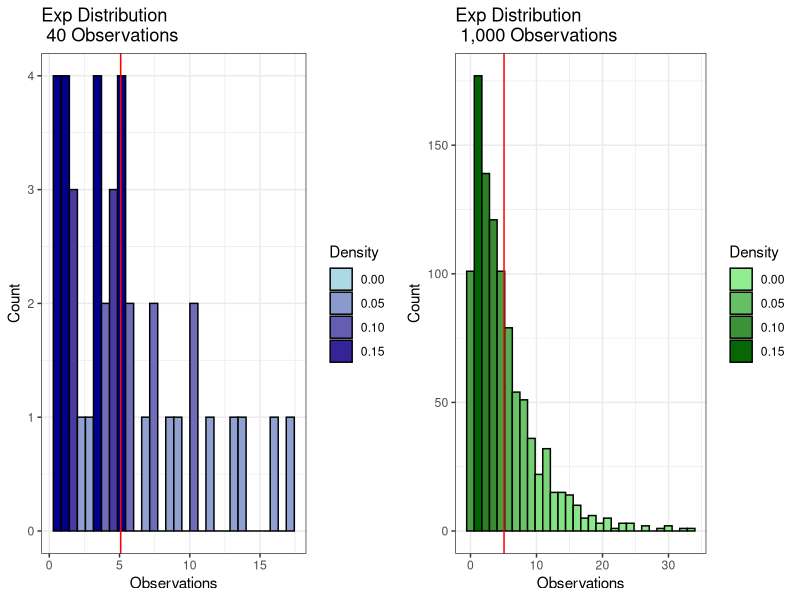
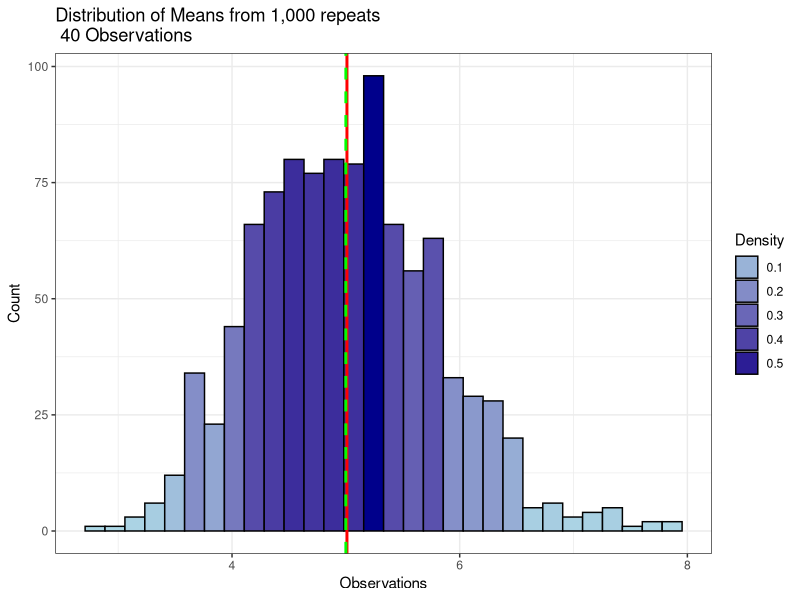
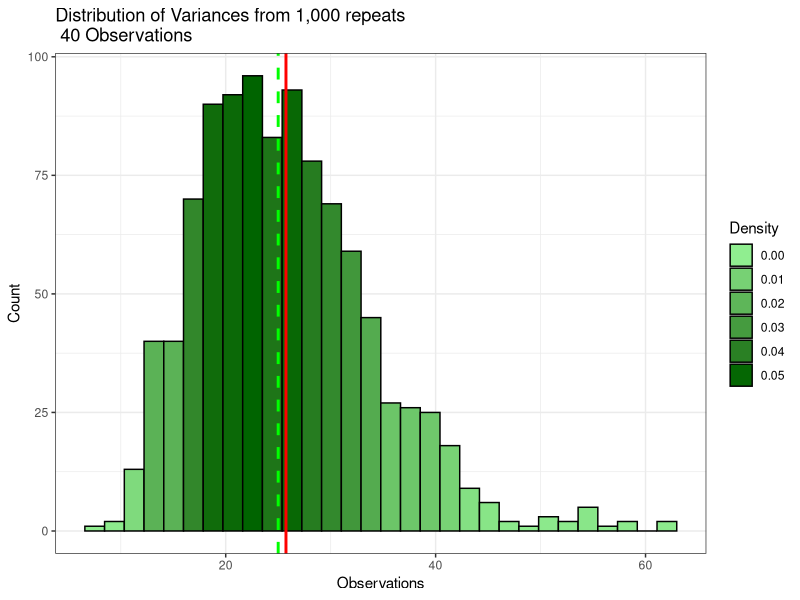
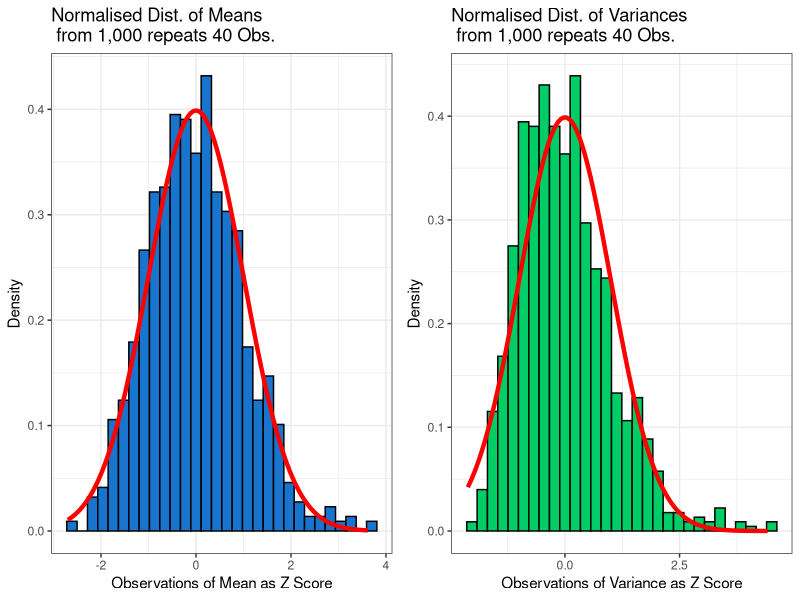
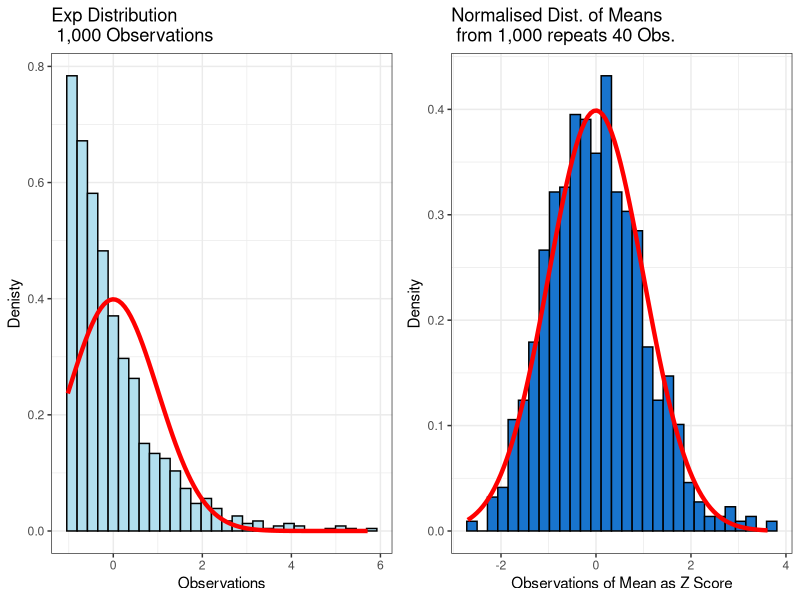

These charts were generated, in order, by the following R code:
## ---- chunk 1
library (ggplot2)
require(gridExtra)

lambda <- 0.2
expeg <- data.frame(matrix(rexp(1040, rate=lambda), 1040, 1),c(rep("40 Observations",40),rep("1,000 Observations",1000)))
colnames(expeg) <- c("Observations", "Dataset")

x1 <- expeg[which(expeg$Dataset=='40 Observations'),]
x2 <- expeg[which(expeg$Dataset=='1,000 Observations'),]

p1 <- qplot( x=x1$Observations, data=x1)+
        geom_histogram(colour="black",  aes(fill =..density..))+
        scale_fill_gradient("Count", low = "lightblue", high = "darkblue",guide = guide_legend(title = "Density"))+
        labs(title="Exp Distribution \n 40 Observations", x="Observations", y="Count")+
        geom_vline(xintercept=mean(expeg$Observations), colour="red")+
        theme_bw()
p2 <- qplot( x=x2$Observations, data=x2)+
        geom_histogram(colour="black",  aes(fill =..density..))+
        scale_fill_gradient("Count", low = "lightgreen", high = "darkgreen",guide = guide_legend(title = "Density"))+
        labs(title="Exp Distribution \n 1,000 Observations", x="Observations", y="Count")+
        geom_vline(xintercept=mean(expeg$Observations), colour="red")+
        theme_bw()

grid.arrange(p1, p2, ncol=2)

## ---- chunk 2
library (plyr)
means<- ddply(expeg, "Dataset", function(x) mean(x$Observations))

## ---- chunk 3
# Generate a vector of 1,000 means of each random generation of 40 observations for the exponential distribution
mns = NULL
for (i in 1 : 1000) mns = c(mns, mean(rexp(40, rate=lambda)))

# Generate a vector of 1,000 variances of each random generation of 40 observations for the exponential distribution
vars = mns^2

data<-as.data.frame(cbind(mns, vars))
colnames(data) <- c("Means", "Variances")


## ---- chunk 4
pmean <- ggplot(data=data, aes(x=Means))
pmean   +
        geom_histogram(colour="black",  aes(fill =..density..))+
        scale_fill_gradient("Count", low = "lightblue", high = "darkblue",guide = guide_legend(title = "Density"))+
        labs(title="Distribution of Means from 1,000 repeats \n 40 Observations", x="Observations", y="Count")+
        geom_vline(xintercept=mean(data$Means), colour="red", lty=1, lwd=1)+
        geom_vline(xintercept=5, colour="green", lty=2, lwd=1)+
        theme_bw()


## ---- chunk 5
pmean <- ggplot(data=data, aes(x=Variances))
pmean   +
        geom_histogram(colour="black",  aes(fill =..density..))+
        scale_fill_gradient("Count", low = "lightgreen", high = "darkgreen",guide = guide_legend(title = "Density"))+
        labs(title="Distribution of Variances from 1,000 repeats \n 40 Observations", x="Observations", y="Count")+
        geom_vline(xintercept=mean(data$Variances), colour="red", lty=1, lwd=1)+
        geom_vline(xintercept=25, colour="green", lty=2, lwd=1)+
        theme_bw()


## ---- chunk 6
# Generate Z scores for means
n <- length(data$Means)
mean <- mean (data$Means)
sdmean <- sd (data$Means)

data$meansZ<-((data$Means - mean)/sdmean)

# Generate Z scores for variances
n <- length(data$Variances)
meanV <- mean (data$Variances)
sdV <- sd (data$Variances)

data$variancesZ<-(data$Variances - meanV)/sdV

## ---- chunk 7
pmeanN <- ggplot(data=data, aes(x=meansZ))
p3 <- pmeanN   +
        geom_histogram(aes(y =..density..), colour="black", fill="dodgerblue3")+
        labs(title="Normalised Dist. of Means \n from 1,000 repeats 40 Obs.", x="Observations of Mean as Z Score", y="Density")+
        stat_function(fun = dnorm, colour="red", lwd=1.5)+
        theme_bw()

pvarN <- ggplot(data=data, aes(x=variancesZ))
p4 <- pvarN   +
        geom_histogram(aes(y =..density..), colour="black", fill="springgreen3")+
        labs(title="Normalised Dist. of Variances \n from 1,000 repeats 40 Obs.", 
             x="Observations of Variance as Z Score", y="Density")+
        stat_function(fun = dnorm, colour="red", lwd=1.5)+
        theme_bw()

grid.arrange(p3, p4, ncol=2)
## ---- chunk 8
# Generate Z scores for 1,000 observations
nobs <- length(x2$Observations)
meanobs <- mean (x2$Observations)
sdmeanobs <- sd (x2$Observations)

x2$ObservationsZ<-((x2$Observations - meanobs)/sdmeanobs)

#1,000 observations from exponential distribution
p1000 <- ggplot(data=x2, aes(x=x2$ObservationsZ))

p5 <- p1000 +
        geom_histogram(aes(y =..density..), colour="black", fill="lightblue2")+
        labs(title="Exp Distribution \n 1,000 Observations", x="Observations", y="Denisty")+
        stat_function(fun = dnorm, colour="red", lwd=1.5)+
        theme_bw()

p3 <- pmeanN   +
        geom_histogram(aes(y =..density..), colour="black", fill="dodgerblue3")+
        labs(title="Normalised Dist. of Means \n from 1,000 repeats 40 Obs.", x="Observations of Mean as Z Score", y="Density")+
        stat_function(fun = dnorm, colour="red", lwd=1.5)+
        theme_bw()

grid.arrange(p5, p3, ncol=2)
